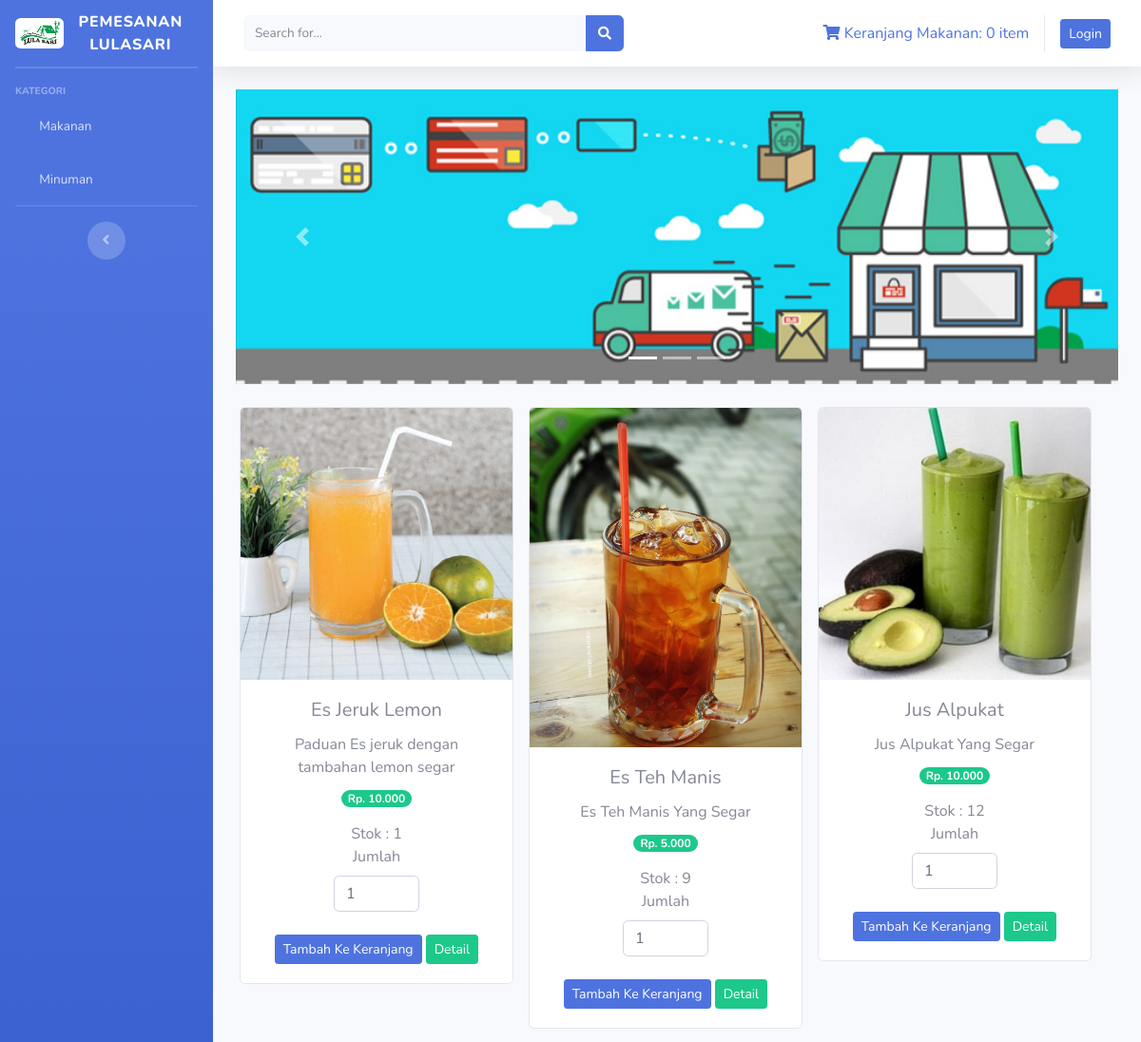
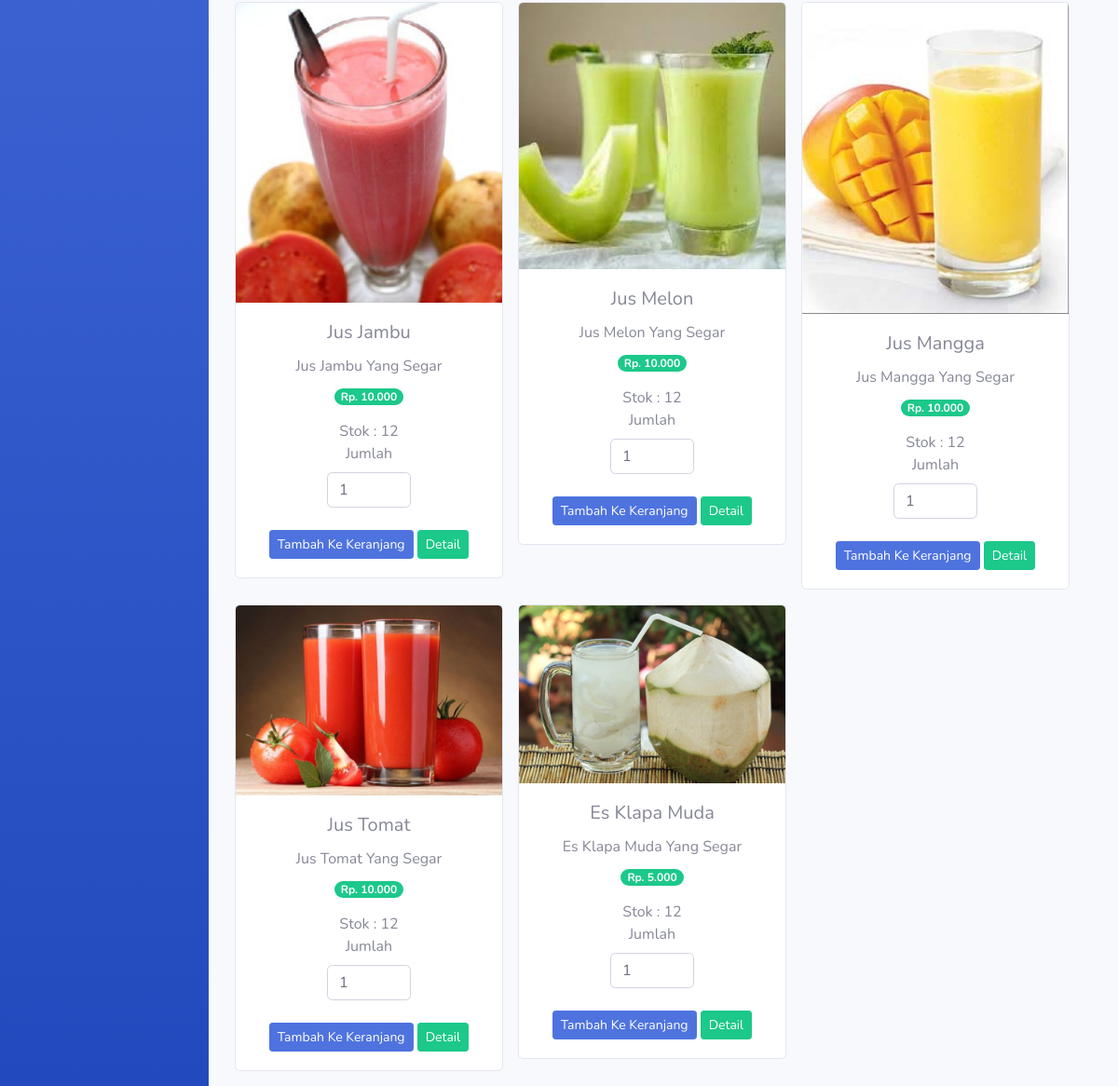
The page /index.php/kategori/minuman on the database its author committed (2 pictures, top to bottom).
### tables this page shows
CREATE TABLE `tb_makmin` (
  `id_makmin` int(11) NOT NULL,
  `nama_makmin` varchar(120) NOT NULL,
  `keterangan` varchar(225) NOT NULL,
  `kategori` varchar(60) NOT NULL,
  `harga` int(11) NOT NULL,
  `stok` int(3) NOT NULL,
  `gambar` text NOT NULL
);

### application/controllers/kategori.php (called while the page is built, shortened)
<?php
class Kategori extends CI_Controller{
    public function minuman(){
        $where = array('stok !=' => 0,
                        'kategori' => 'Minuman'
    );
        $data['minuman'] = $this->model_kategori->data_minuman($where)->result();
        $this->load->view('templates/header');
        $this->load->view('templates/sidebar');
        $this->load->view('minuman', $data);
        $this->load->view('templates/footer');
    }
}

### index.php (called while the page is built, shortened)
<?php
require_once BASEPATH.'core/CodeIgniter.php';

### application/models/model_kategori.php (called while the page is built, shortened)
<?php
class Model_kategori extends CI_Model{
    public function data_minuman($where){
        return $this->db->get_where('tb_makmin', $where);
    }
}

### application/views/minuman.php (the view, shortened to what this page needs)
<div class="container-fluid">
<div id="carouselExampleIndicators" class="carousel slide" data-ride="carousel">
  <ol class="carousel-indicators">
    <li data-target="#carouselExampleIndicators" data-slide-to="0" class="active"></li>
    <li data-target="#carouselExampleIndicators" data-slide-to="1"></li>
    <li data-target="#carouselExampleIndicators" data-slide-to="2"></li>
  </ol>
  <div class="carousel-inner">
    <div class="carousel-item active">
      <img src="<?php echo base_url('assets/img/slider1.jpg') ?>" class="d-block w-100" alt="...">
    </div>
  </div>
  <a class="carousel-control-prev" href="#carouselExampleIndicators" role="button" data-slide="prev">
    <span class="carousel-control-prev-icon" aria-hidden="true"></span>
  </a>
  <a class="carousel-control-next" href="#carouselExampleIndicators" role="button" data-slide="next">
    <span class="carousel-control-next-icon" aria-hidden="true"></span>
  </a>
</div>
<div class="row text-center mt-4">
<?php  foreach ($minuman as $makmin) : ?>
<form action="<?php echo base_url('dashboard/tambah_ke_keranjang') ?>" method="post">
    <div class="card ml-3 mb-3" style="width: 18rem;">
        <img src="<?php echo base_url().'/uploads/'.$makmin->gambar ?>" class="card-img-top img-fluid" alt="...">
        <div class="card-body">
            <h5 class="card-title"><?php echo $makmin->nama_makmin ?></h5>
            <p class="card-text mb-2"><?php echo $makmin->keterangan ?></p>
            <span class="badge badge-pill badge-success mb-3">Rp. <?php echo number_format($makmin->harga, 0,',','.') ?></span><br>
            <span>Stok : <?php echo $makmin->stok ?></span><br>
            <label>Jumlah</label>
            <div class="row">
            <div class="col-md-4"></div>
            <input type="number" name="jumlah" value="1" class="form-control col-md-4"><br>
            <div class="col-md-4"></div>
            </div>
            <br>
            <button type="submit" class="btn btn-primary btn-sm">Tambah Ke Keranjang</button>
            <?php echo anchor('welcome/detail/'.$makmin->id_makmin, '<div class="btn btn-success btn-sm">Detail</div>') ?>
        </div>
    </div>
    </form>
<?php endforeach; ?>
    </div>
</div>

### rows shown on the page
tb_makmin: gambar (picture), nama_makmin "Es Jeruk Lemon", keterangan "Paduan Es jeruk dengan tambahan lemon segar", harga "10.000", stok "1", id_makmin "Detail"
tb_makmin: gambar (picture), nama_makmin "Es Teh Manis", keterangan "Es Teh Manis Yang Segar", harga "5.000", stok "9", id_makmin "Detail"
tb_makmin: gambar (picture), nama_makmin "Jus Alpukat", keterangan "Jus Alpukat Yang Segar", harga "10.000", stok "12", id_makmin "Detail"
tb_makmin: gambar (picture), nama_makmin "Jus Jambu", keterangan "Jus Jambu Yang Segar", harga "10.000", stok "12", id_makmin "Detail"
tb_makmin: gambar (picture), nama_makmin "Jus Melon", keterangan "Jus Melon Yang Segar", harga "10.000", stok "12", id_makmin "Detail"
tb_makmin: gambar (picture), nama_makmin "Jus Mangga", keterangan "Jus Mangga Yang Segar", harga "10.000", stok "12", id_makmin "Detail"
tb_makmin: gambar (picture), nama_makmin "Jus Tomat", keterangan "Jus Tomat Yang Segar", harga "10.000", stok "12", id_makmin "Detail"
tb_makmin: gambar (picture), nama_makmin "Es Klapa Muda", keterangan "Es Klapa Muda Yang Segar", harga "5.000", stok "12", id_makmin "Detail"

### other values the page prints
$this->cart->total_items() "0"
